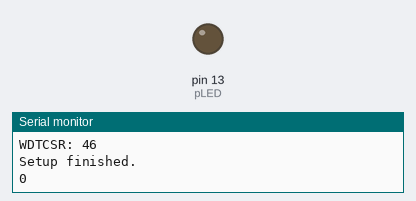
A sketch run on a simulated Arduino Uno, built with avr-gcc and run on an emulated ATmega328P. Shown: output pins drawn as LEDs (lit = HIGH), the last lines printed to the serial monitor.

Above: at 0.5 s.
At 4.7 s:
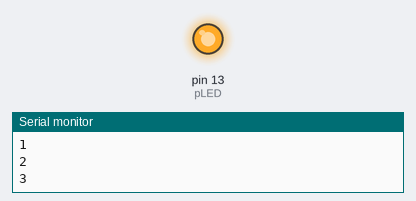
Timing chart, 0 to 6.9 s (numbered marks = the images above):
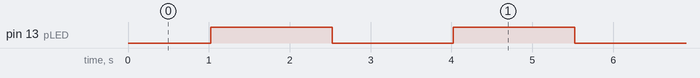

Measured:
- by itself, pin 13 (pLED): alternates HIGH for 1.5 s and LOW for 1.5 s

The sketch:

testwdt_ClausKuehnel.ino
```cpp
// (licence header left out)
// Title : Watchdog
// Author : Claus Kuehnel <ckuehnel@gmx.ch>
// Date : 2017-05-10
// Id : watchdog.ino
// Tested w/ : Arduino 1.8.0
//
// DISCLAIMER:
// The author is in no way responsible for any problems or damage caused by
// using this code. Use at your own risk.
//
// LICENSE:
// This code is distributed under the GNU Public License
// which can be found at http://www.gnu.org/licenses/gpl.txt
//

// Определяем имена прерываний и процедуру обработки прерываний ISR
#include <avr/io.h>
#include <avr/interrupt.h>

// Задаем функцию сброса сторожевого таймера с помощью встроенного ассемблерного
// оператора wdt_reset() (она должна запускаться приложением до истечения заданного
// периода сторожевого таймера)
#define wdt_reset() __asm__ __volatile__ ("wdr")
// Определяем номер контакта встроенного светодиод и счетчик циклов
const int pLED = 13;
int idx;
// Определяем обработку прерывания сторожевого таймера
ISR(WDT_vect)
{
  flash();
}
// ---
// Переключить светодиод при срабатывании прерывания.
// ---
void flash()
{
  static boolean output = HIGH;
  digitalWrite(pLED, output);
  output = !output;
}
// ---
// Выполнить начальный запуск приложения: открыть последовательную связь на заданной скорости
// передачи данных. Настроить контакт led как выходной и установить для него значение LOW.
// Вызвать функцию wdt_reset(), чтобы сбросить сторожевой таймер. Затем установить
// приблизительный период ожидания в 1 секунду, инициализировав сторожевой регистр WDTCSR
// [Arduino noInterrupts, interrupts, sei() & cli() Functions](https://deepbluembedded.com/arduino-nointerrupts-sei-cli-functions/)
// ---
void setup()
{
  Serial.begin(9600);
  pinMode(pLED, OUTPUT);
  digitalWrite(pLED, LOW);
  // Начинаем критическую секцию, защищенную от прерываний, для
  // замены значений регистра WDTCSR
  cli();
  wdt_reset();
  WDTCSR |= (1<<WDCE) | (1<<WDE);              // запустили временную последовательность
  WDTCSR = (1<<WDIE) | (1<<WDP2) | (1<<WDP1);  // установили отсчет = 128K соответствующий 1 секунде
  // Закрываем защиту от прерываний
  sei();
  Serial.print("WDTCSR: ");
  Serial.println(WDTCSR, HEX);
  Serial.println("Setup finished.");
}
// ---
// Изменить в цикле значение счетчика, затем добавить задержку в 1500 мс.
// Поскольку сброс сторожевого таймера не может произойти в течение заданного
// периода, сторожевой таймер запустит прерывание, которое приведет к переключению
// встроенного светодиода. После этого снова сбросить сторожевой таймер.

// Если установить задержку менее времени ожидания сторожевого таймера (то есть здесь
// менее 1 секунды), светодиод не переключится
// ---
void loop()
{
  Serial.println(idx++);
  delay(1500); // delay(1500) или delay(500)
  wdt_reset();
}

// *********************************************** testwdt_ClausKuehnel.ino ***
```
